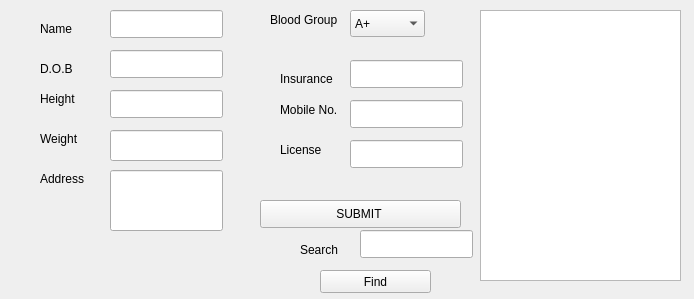
<ui version="4.0" >
 <class>helloClass</class>
 <widget class="QWidget" name="helloClass" >
  <property name="geometry" >
   <rect>
    <x>0</x>
    <y>0</y>
    <width>694</width>
    <height>299</height>
   </rect>
  </property>
  <property name="windowTitle" >
   <string>hello</string>
  </property>
  <widget class="QComboBox" name="comboBox" >
   <property name="geometry" >
    <rect>
     <x>350</x>
     <y>10</y>
     <width>75</width>
     <height>27</height>
    </rect>
   </property>
   <item>
    <property name="text" >
     <string>A+</string>
    </property>
   </item>
   <item>
    <property name="text" >
     <string>A-</string>
    </property>
   </item>
   <item>
    <property name="text" >
     <string>AB+</string>
    </property>
   </item>
   <item>
    <property name="text" >
     <string>AB-</string>
    </property>
   </item>
   <item>
    <property name="text" >
     <string>B+</string>
    </property>
   </item>
   <item>
    <property name="text" >
     <string>B-</string>
    </property>
   </item>
   <item>
    <property name="text" >
     <string>O+</string>
    </property>
   </item>
   <item>
    <property name="text" >
     <string>O-</string>
    </property>
   </item>
  </widget>
  <widget class="QLineEdit" name="lineEdit" >
   <property name="geometry" >
    <rect>
     <x>110</x>
     <y>10</y>
     <width>113</width>
     <height>28</height>
    </rect>
   </property>
  </widget>
  <widget class="QLineEdit" name="lineEdit_2" >
   <property name="geometry" >
    <rect>
     <x>110</x>
     <y>130</y>
     <width>113</width>
     <height>31</height>
    </rect>
   </property>
  </widget>
  <widget class="QLineEdit" name="lineEdit_3" >
   <property name="geometry" >
    <rect>
     <x>110</x>
     <y>50</y>
     <width>113</width>
     <height>28</height>
    </rect>
   </property>
  </widget>
  <widget class="QLineEdit" name="lineEdit_4" >
   <property name="geometry" >
    <rect>
     <x>110</x>
     <y>90</y>
     <width>113</width>
     <height>28</height>
    </rect>
   </property>
  </widget>
  <widget class="QLineEdit" name="lineEdit_5" >
   <property name="geometry" >
    <rect>
     <x>350</x>
     <y>60</y>
     <width>113</width>
     <height>28</height>
    </rect>
   </property>
  </widget>
  <widget class="QLineEdit" name="lineEdit_6" >
   <property name="geometry" >
    <rect>
     <x>350</x>
     <y>100</y>
     <width>113</width>
     <height>28</height>
    </rect>
   </property>
  </widget>
  <widget class="QLabel" name="label" >
   <property name="geometry" >
    <rect>
     <x>40</x>
     <y>20</y>
     <width>54</width>
     <height>18</height>
    </rect>
   </property>
   <property name="text" >
    <string>Name</string>
   </property>
  </widget>
  <widget class="QLabel" name="label_2" >
   <property name="geometry" >
    <rect>
     <x>40</x>
     <y>60</y>
     <width>54</width>
     <height>18</height>
    </rect>
   </property>
   <property name="text" >
    <string>D.O.B</string>
   </property>
  </widget>
  <widget class="QLabel" name="label_3" >
   <property name="geometry" >
    <rect>
     <x>40</x>
     <y>90</y>
     <width>54</width>
     <height>18</height>
    </rect>
   </property>
   <property name="text" >
    <string>Height</string>
   </property>
  </widget>
  <widget class="QLabel" name="label_4" >
   <property name="geometry" >
    <rect>
     <x>40</x>
     <y>130</y>
     <width>54</width>
     <height>18</height>
    </rect>
   </property>
   <property name="text" >
    <string>Weight</string>
   </property>
  </widget>
  <widget class="QLabel" name="label_5" >
   <property name="geometry" >
    <rect>
     <x>280</x>
     <y>100</y>
     <width>61</width>
     <height>20</height>
    </rect>
   </property>
   <property name="text" >
    <string>Mobile No.</string>
   </property>
  </widget>
  <widget class="QLabel" name="label_6" >
   <property name="geometry" >
    <rect>
     <x>270</x>
     <y>10</y>
     <width>71</width>
     <height>20</height>
    </rect>
   </property>
   <property name="text" >
    <string>Blood Group</string>
   </property>
  </widget>
  <widget class="QLabel" name="label_7" >
   <property name="geometry" >
    <rect>
     <x>40</x>
     <y>170</y>
     <width>54</width>
     <height>18</height>
    </rect>
   </property>
   <property name="text" >
    <string>Address</string>
   </property>
  </widget>
  <widget class="QLabel" name="label_8" >
   <property name="geometry" >
    <rect>
     <x>280</x>
     <y>70</y>
     <width>54</width>
     <height>18</height>
    </rect>
   </property>
   <property name="text" >
    <string>Insurance</string>
   </property>
  </widget>
  <widget class="QLineEdit" name="lineEdit_7" >
   <property name="geometry" >
    <rect>
     <x>350</x>
     <y>140</y>
     <width>113</width>
     <height>28</height>
    </rect>
   </property>
  </widget>
  <widget class="QLabel" name="label_9" >
   <property name="geometry" >
    <rect>
     <x>280</x>
     <y>140</y>
     <width>61</width>
     <height>20</height>
    </rect>
   </property>
   <property name="text" >
    <string>License</string>
   </property>
  </widget>
  <widget class="QPushButton" name="pushButton" >
   <property name="geometry" >
    <rect>
     <x>260</x>
     <y>200</y>
     <width>201</width>
     <height>28</height>
    </rect>
   </property>
   <property name="text" >
    <string>SUBMIT </string>
   </property>
  </widget>
  <widget class="QLineEdit" name="lineEdit_8" >
   <property name="geometry" >
    <rect>
     <x>110</x>
     <y>170</y>
     <width>113</width>
     <height>61</height>
    </rect>
   </property>
  </widget>
  <widget class="QLabel" name="label_10" >
   <property name="geometry" >
    <rect>
     <x>300</x>
     <y>240</y>
     <width>61</width>
     <height>20</height>
    </rect>
   </property>
   <property name="text" >
    <string>Search </string>
   </property>
  </widget>
  <widget class="QLineEdit" name="lineEdit_9" >
   <property name="geometry" >
    <rect>
     <x>360</x>
     <y>230</y>
     <width>113</width>
     <height>28</height>
    </rect>
   </property>
  </widget>
  <widget class="QPushButton" name="pushButton_2" >
   <property name="geometry" >
    <rect>
     <x>320</x>
     <y>270</y>
     <width>111</width>
     <height>23</height>
    </rect>
   </property>
   <property name="text" >
    <string>Find</string>
   </property>
  </widget>
  <widget class="QTextEdit" name="textEdit" >
   <property name="geometry" >
    <rect>
     <x>480</x>
     <y>10</y>
     <width>201</width>
     <height>271</height>
    </rect>
   </property>
  </widget>
 </widget>
 <layoutdefault spacing="6" margin="11" />
 <resources/>
 <connections/>
</ui>
